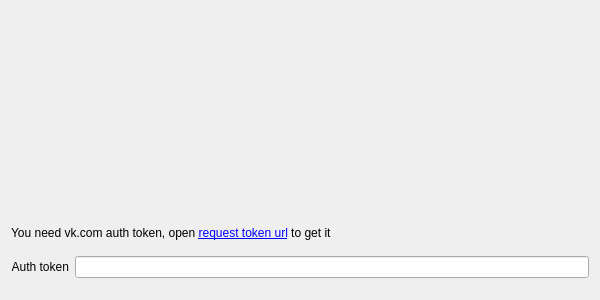
<?xml version="1.0" encoding="UTF-8"?>
<ui version="4.0">
 <class>Form</class>
 <widget class="QWidget" name="Form">
  <property name="geometry">
   <rect>
    <x>0</x>
    <y>0</y>
    <width>600</width>
    <height>300</height>
   </rect>
  </property>
  <property name="minimumSize">
   <size>
    <width>600</width>
    <height>300</height>
   </size>
  </property>
  <property name="windowTitle">
   <string>Form</string>
  </property>
  <layout class="QVBoxLayout" name="verticalLayout_3">
   <item>
    <widget class="QLabel" name="logo">
     <property name="enabled">
      <bool>true</bool>
     </property>
     <property name="minimumSize">
      <size>
       <width>200</width>
       <height>200</height>
      </size>
     </property>
     <property name="maximumSize">
      <size>
       <width>200</width>
       <height>200</height>
      </size>
     </property>
     <property name="pixmap">
      <pixmap>settings.png</pixmap>
     </property>
    </widget>
   </item>
   <item>
    <widget class="QLabel" name="label_4">
     <property name="maximumSize">
      <size>
       <width>16777215</width>
       <height>100</height>
      </size>
     </property>
     <property name="text">
      <string>&lt;html&gt;&lt;head/&gt;&lt;body&gt;&lt;p&gt;You need vk.com auth token, open  &lt;a href=&quot;https://oauth.vk.com/authorize?client_id=4655935&amp;scope=audio&amp;redirect_uri=http://daydev.io/tomahawk.html&amp;display=page&amp;response_type=token&quot;&gt;request token url&lt;/span&gt;&lt;/a&gt; to get it&lt;/p&gt;&lt;/body&gt;&lt;/html&gt;</string>
     </property>
     <property name="wordWrap">
      <bool>true</bool>
     </property>
     <property name="openExternalLinks">
      <bool>true</bool>
     </property>
    </widget>
   </item>
   <item>
    <layout class="QFormLayout" name="formLayout">
     <property name="sizeConstraint">
      <enum>QLayout::SetMaximumSize</enum>
     </property>
     <property name="fieldGrowthPolicy">
      <enum>QFormLayout::ExpandingFieldsGrow</enum>
     </property>
     <item row="0" column="0">
      <widget class="QLabel" name="label">
       <property name="text">
        <string>Auth token</string>
       </property>
       <property name="alignment">
        <set>Qt::AlignRight|Qt::AlignTrailing|Qt::AlignVCenter</set>
       </property>
      </widget>
     </item>
     <item row="0" column="1">
      <widget class="QLineEdit" name="authToken"/>
     </item>
    </layout>
   </item>
  </layout>
 </widget>
 <resources/>
 <connections/>
</ui>
